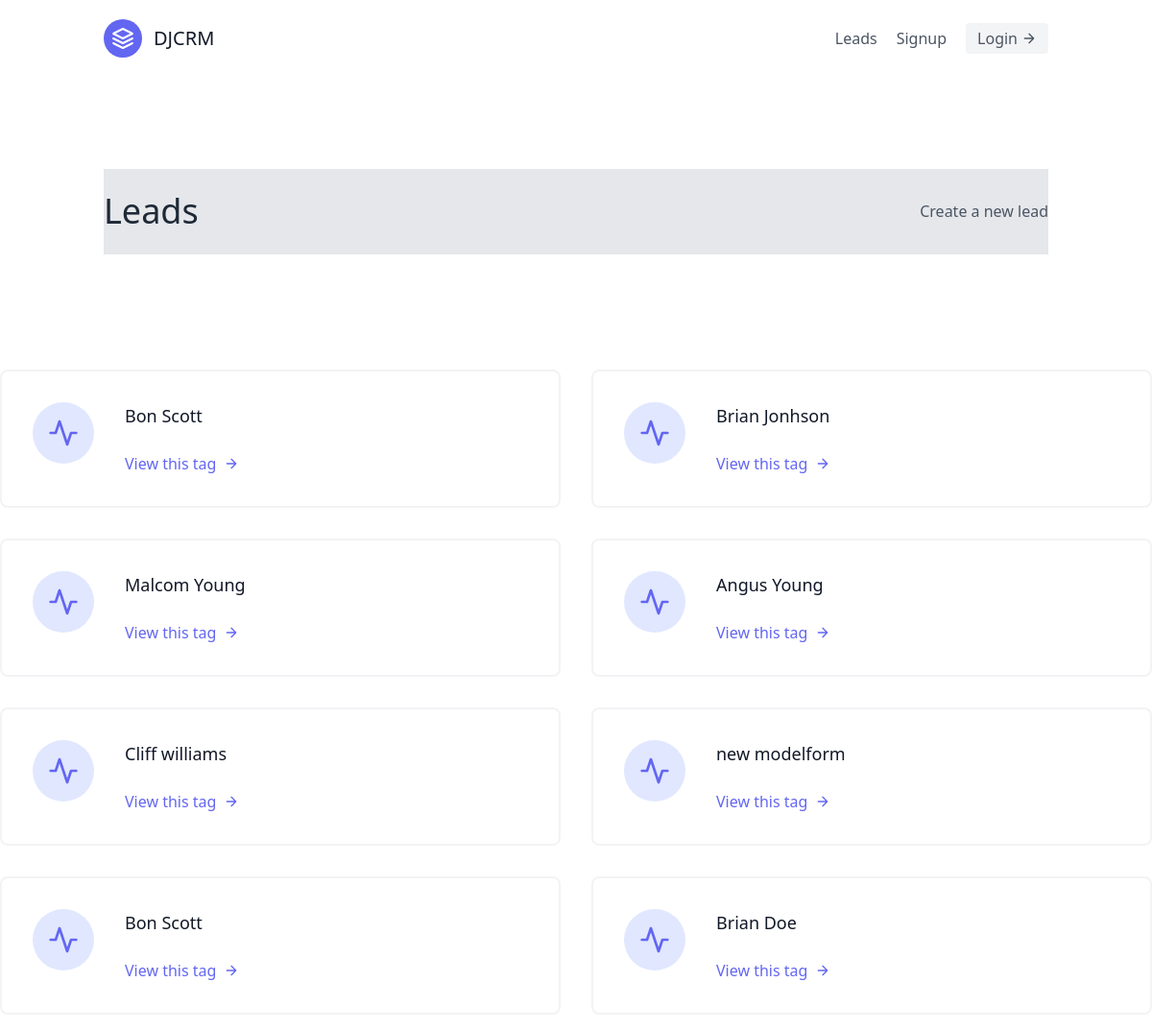
Page /leads/ on the earlier database version.
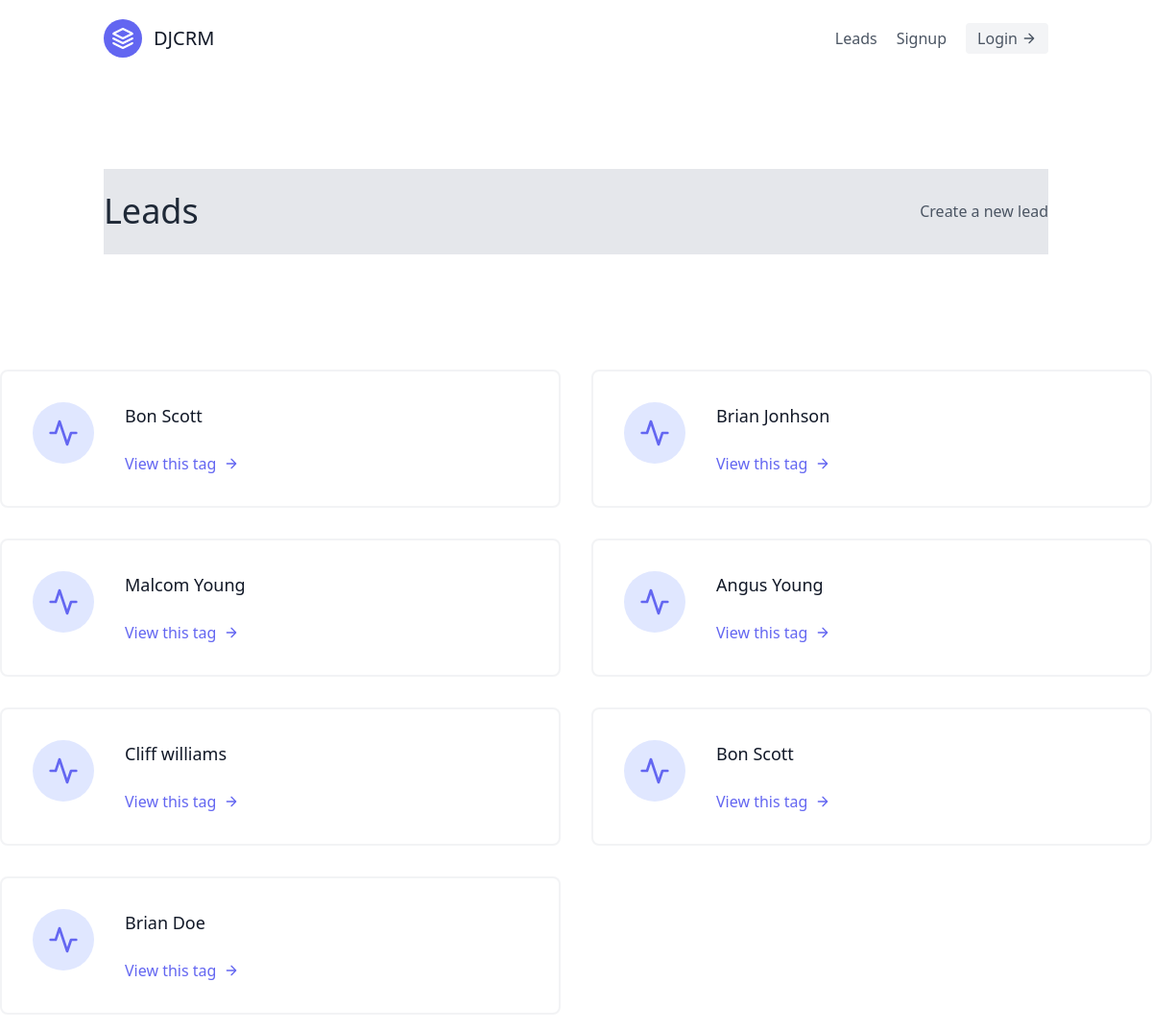
Same page on the later database version.
### leads/models.py (models this page shows, shortened)
class Lead(models.Model):
    first_name = models.CharField(max_length=20)
    last_name = models.CharField(max_length=20)
    age = models.IntegerField(default=0)
    agent = models.ForeignKey("Agent",on_delete=models.CASCADE)

### leads/views.py (the view)
# urls.py: path('', LeadListView.as_view(), name="lead-list"),
class LeadListView(generic.ListView):
    template_name = "leads/lead_list.html"
    queryset = Lead.objects.all()
    context_object_name = "leads"

### leads/templates/leads/lead_list.html (shortened to what this page needs)
{% extends "base.html" %}
{% block content %}
<section class="text-gray-600 body-font">
    <div class="container px-5 py-24 mx-auto flex flex-wrap">
        <div class="w-full mb-6 py-6 flex justify-between items-center border-b bg-gray-200">
           <div>
                <h1 class="text-4xl text-gray-800">
                    Leads
                </h1>
           </div>
           <div>
                <a class="text-gray-600 hover:text-blue-500" href="{% url 'leads:lead-create' %}">Create a new lead</a>
            </div>
        </div>
    </div>
      <div class="flex flex-wrap -m-4">
        {% for lead in leads %}
        <div class="p-4 lg:w-1/2 md:w-full">
          <div class="flex border-2 rounded-lg border-gray-200 border-opacity-50 p-8 sm:flex-row flex-col">
            <div class="w-16 h-16 sm:mr-8 sm:mb-0 mb-4 inline-flex items-center justify-center rounded-full bg-indigo-100 text-indigo-500 flex-shrink-0">
              <svg fill="none" stroke="currentColor" stroke-linecap="round" stroke-linejoin="round" stroke-width="2" class="w-8 h-8" viewBox="0 0 24 24">
                <path d="M22 12h-4l-3 9L9 3l-3 9H2"></path>
              </svg>
            </div>
            <div class="flex-grow">
              <h2 class="text-gray-900 text-lg title-font font-medium mb-3">
                  {{lead.first_name}} {{lead.last_name}}
                </h2>
              <a href="{% url 'leads:lead-detail' lead.pk %}" class="mt-3 text-indigo-500 inline-flex items-center">
                  View this tag
                <svg fill="none" stroke="currentColor" stroke-linecap="round" stroke-linejoin="round" stroke-width="2" class="w-4 h-4 ml-2" viewBox="0 0 24 24">
                  <path d="M5 12h14M12 5l7 7-7 7"></path>
                </svg>
              </a>
            </div>
          </div>
        </div>
        {% endfor %}
    </div>
    </div>
{% endblock content %}

Differences in the rows shown:
removed Lead: first_name "new", last_name "modelform"
